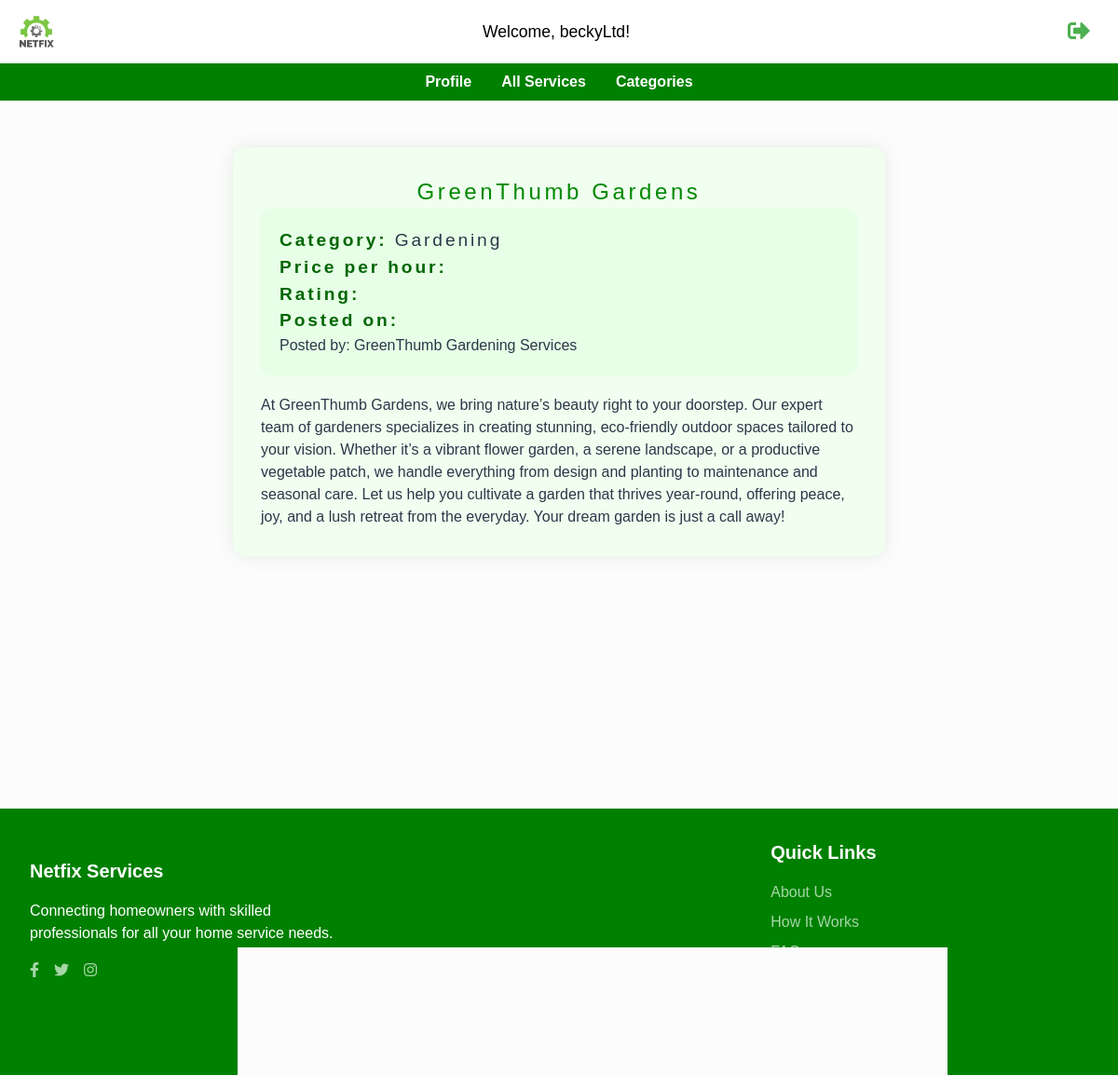
The page /services/service_detail/16/ (signed in) on the database its author committed.
### users/models.py (models this page shows, shortened)
class User(AbstractUser):
    is_company = models.BooleanField(default=False)
    is_customer = models.BooleanField(default=False)

class Company(models.Model):
    user = models.OneToOneField(User, on_delete=models.CASCADE, primary_key=True)
    email = models.EmailField(
        max_length=100,
        unique=True,
        blank=False,
        null=False,
        default="default@example.com",
    )
    username = models.CharField(max_length=150, unique=True, blank=False, null=False)
    field_of_work = models.CharField(
        max_length=70,
        choices=(
            ("Air Conditioner", "Air Conditioner"),
            ("All in One", "All in One"),
            ("Carpentry", "Carpentry"),
            ("Electricity", "Electricity"),
            ("Gardening", "Gardening"),
            ("Home Machines", "Home Machines"),
            ("House Keeping", "House Keeping"),
            ("Interior Design", "Interior Design"),
            ("Locks", "Locks"),
            ("Painting", "Painting"),
            ("Plumbing", "Plumbing"),
            ("Water Heaters", "Water Heaters"),
        ),
        blank=False,
        null=False,
    )
    rating = models.IntegerField(
        validators=[MaxValueValidator(5), MinValueValidator(0)], default=0
    )
    description = models.TextField(blank=True, null=True)

### services/models.py (models this page shows, shortened)
class Service(models.Model):
    company = models.ForeignKey(Company, on_delete=models.CASCADE)
    name = models.CharField(max_length=40)
    description = models.TextField()
    price_hour = models.DecimalField(decimal_places=2, max_digits=100)
    rating = models.IntegerField(
        validators=[MinValueValidator(0), MaxValueValidator(5)], default=0
    )
    choices = (
        ("Air Conditioner", "Air Conditioner"),
        ("Carpentry", "Carpentry"),
        ("Electricity", "Electricity"),
        ("Gardening", "Gardening"),
        ("Home Machines", "Home Machines"),
        ("House Keeping", "House Keeping"),
        ("Interior Design", "Interior Design"),
        ("Locks", "Locks"),
        ("Painting", "Painting"),
        ("Plumbing", "Plumbing"),
        ("Water Heaters", "Water Heaters"),
    )
    field = models.CharField(max_length=30, blank=False, null=False, choices=choices)
    date = models.DateTimeField(auto_now=True, null=False)
    class Meta:
        unique_together = (
            "name",
            "company",
        )  # Ensure name and company together are unique

### services/views.py (the view)
# urls.py: path("service_detail/<int:service_id>/", v.service_detail, name="service_detail"),
@login_required(login_url=reverse_lazy("users:choose_registration"))
def service_detail(request, service_id):
    service = get_object_or_404(Service, id=service_id)
    return render(request, "services/single_service.html", {"service": service})

### services/templates/services/single_service.html (shortened to what this page needs)
{% extends 'base.html' %}
{% load static %}
{% block extra_css %}
<link rel="stylesheet" href="{% static 'css/services_display.css' %}">
<link rel="stylesheet" href="{% static 'css/single_service.css' %}">
{% endblock %}
{% block content %}
{% include 'partials/service_subHeader.html' %}
    <div class="container4">
        <h1 class="typing">{{ service.name }}</h1>
        <div class="service-details">
            <div class="category typing"><span class="label">Category:</span> <span id="category"></span></div>
            <div class="price typing"><span class="label">Price per hour:</span> </div>
            <div class="rating typing"><span class="label">Rating:</span> </div>
            <div class="date typing"><span class="label">Posted on:</span> </div>
            {% if request.user.is_customer %}
            <a href="{% url 'company_profile' name=service.company.username %}">Posted by: {{ service.company.username }}</a>
            {% else %}
            <p>Posted by: {{ service.company.username }}</p>
            {% endif %}
        </div>
        <div>
            {{ service.description }}
        </div>
    </div>
{% endblock %}

### main/templates/main/partials/navigation.html
{% if user.is_authenticated %}
    {% if request.user.is_customer %}
        <nav class="nav-head">
            <div class="menu-toggle" id="mobile-menu">
                <i class="fas fa-bars"></i>
            </div>
            <ul class="navbar">
                <li><a href="{% url 'main:home' %}">Home</a></li>
                <li><a href="{% url 'services:service_list' %}">Services</a></li>
                <li><a href="{% url 'customer_profile' name=request.user.username %}">Profile</a></li>
                <li class="sign-out"><a href="{% url 'main:logout' %}" title="Logout"></a>
                    <i class="fas fa-sign-out-alt"></i>
                </a></li>
            </ul>
        </nav>
        <a class="user-info" href="{% url 'customer_profile' name=request.user.username %}">
            <p>Welcome, {{ request.user.username }}!</p>
        </a>
        <div class="logout">
            <a href="{% url 'main:logout' %}" title="Logout">
                <i class="fas fa-sign-out-alt"></i>
            </a>
        </div>
    {% elif request.user.is_company %}
        <a class="user-info1" href="{% url 'company_profile' name=request.user.username %}">
            <p>Welcome, {{ request.user.username }}!</p>
        </a>
        <div class="logout1">
            <a href="{% url 'main:logout' %}" title="Logout">
                <i class="fas fa-sign-out-alt"></i>
            </a>
        </div>
    {% endif %}
{% else %}
    <div class="user-login">
        <a href="{% url 'users:choose_registration' %}">LOGIN</a>
    </div>
{% endif %}

### static/css/styles.css (style rules this page uses)
html, :host { line-height: 1.5; -webkit-text-size-adjust: 100%; -moz-tab-size: 4; -o-tab-size: 4; tab-size: 4; font-family: ui-sans-serif, system-ui, sans-serif, "Apple Color Emoji", "Segoe UI Emoji", "Segoe UI Symbol", "Noto Color Emoji"; font-feature-settings: normal; font-variation-settings: normal; -webkit-tap-highlight-color: transparent; }
body { margin: 0; line-height: inherit; }
h1, h2, h3, h4, h5, h6 { font-size: inherit; font-weight: inherit; }
a { color: inherit; text-decoration: inherit; }
blockquote, dl, dd, h1, h2, h3, h4, h5, h6, hr, figure, p, pre { margin: 0; }
.min-h-screen { min-height: 100vh; }
body { background-image: url('https://images.unsplash.com/photo-1523217582562-09d0def993a6?ixlib=rb-4.0.3&ixid=MnwxMjA3fDB8MHxwaG90by1wYWdlfHx8fGVufDB8fHx8&auto=format&fit=crop&w=2070&q=80'); background-size: cover; background-attachment: fixed; background-position: center; color: #2D3748; }

### static/css/single_service.css (style rules this page uses)
.container4 { background-color: #f0fff0; border-radius: 15px; padding: 30px; box-shadow: 0 0 20px rgba(0, 85, 0, 0.1); max-width: 700px; width: 90%; margin: 50px auto; }
h1 { color: #008800; text-align: center; margin-bottom: 20px; font-size: 1.5em; }
.service-details { background-color: #e6ffe6; border-radius: 10px; padding: 20px; margin-bottom: 20px; }
.category, .price, .rating, .date { margin: 15px 0; font-size: 1.2em; }
.label { font-weight: bold; color: #006600; }
.price { color: #008800; }
.rating { color: #FFD700; }
.date { color: #007700; }
.typing { overflow: hidden; white-space: nowrap; margin: 0 auto; letter-spacing: .15em; animation: typing 3.5s steps(40, end); }

### static/css/home_page.css (style rules this page uses)
* { margin: 0; padding: 0; box-sizing: border-box; font-family: Arial, sans-serif; }
body { background-color: #f0f0f0; }
.user-info1 { font-size: 1.1rem; color: black; }
.logout1 a { color: #4CAF50; font-size: 24px; text-decoration: none; padding: 10px; }

### rows shown on the page
User: user.username "beckyLtd"
Service: name "GreenThumb Gardens", company.username "GreenThumb Gardening Services", description "At GreenThumb Gardens, we bring nature’s beauty right to your doorstep. Our expert team of gardeners specializes in creating stunning, eco-friendly outdoor spaces tailored to your vision. Whether it’s a vibrant flower garden, a serene landscape, or a productive vegetable patch, we handle everything from design and planting to maintenance and seasonal care. Let us help you cultivate a garden that thrives year-round, offering peace, joy, and a lush retreat from the everyday. Your dream garden is just a call away!"
